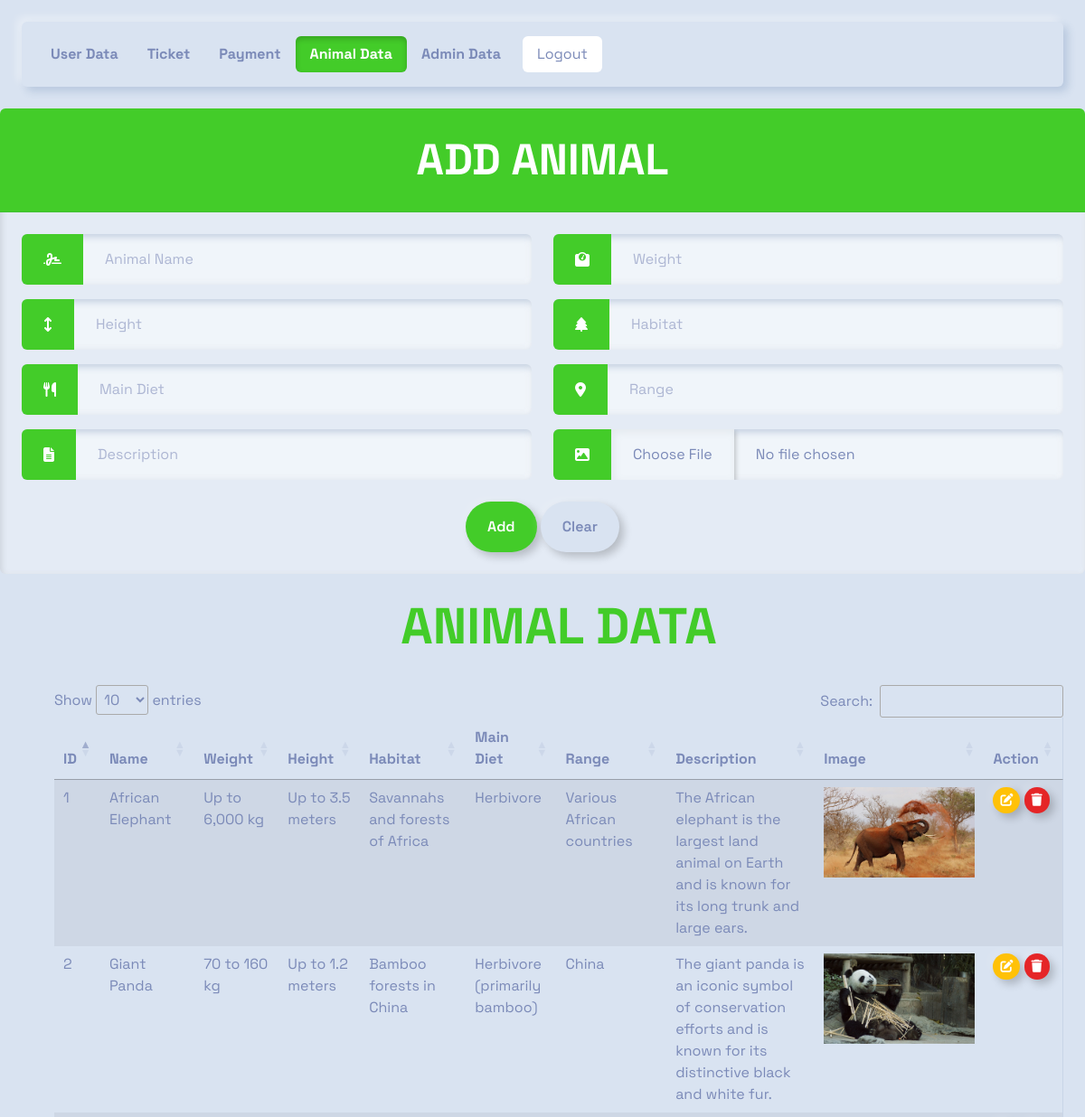
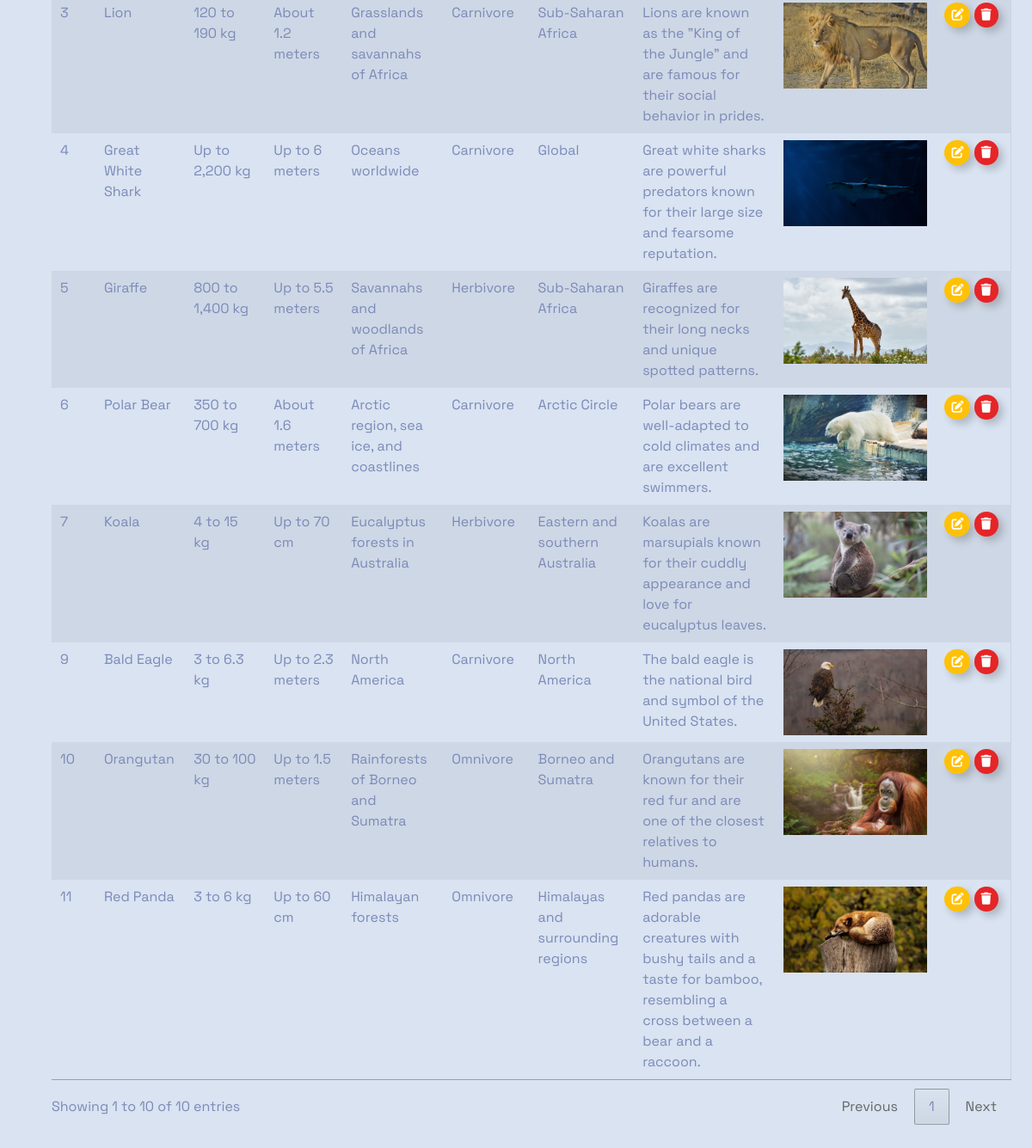
/admin/animal.php, run on the app's committed database (2 pictures, top to bottom).
### tables this page shows
CREATE TABLE `animal` (
  `id` int(11) NOT NULL,
  `name` varchar(50) NOT NULL,
  `weight` varchar(50) NOT NULL,
  `height` varchar(50) NOT NULL,
  `habitat` varchar(50) NOT NULL,
  `diet` varchar(50) NOT NULL,
  `range` varchar(50) NOT NULL,
  `desc` varchar(500) NOT NULL,
  `img` varchar(50) NOT NULL
);

### admin/animal.php (the view, shortened to what this page needs)
<?php
include "../database/connect.php";
?>
<!DOCTYPE html>
<html lang="en">
<head>
    <link rel="stylesheet" href="../css/admin_style.css">
    <link rel="stylesheet" href="../css/adminbootstrap.min.css">
    <link rel="stylesheet" href="https://cdn.datatables.net/1.13.6/css/jquery.dataTables.min.css">
    <link rel="stylesheet" href="https://cdn.datatables.net/1.13.6/css/dataTables.bootstrap4.min.css">
    <link rel="stylesheet" href="https://cdnjs.cloudflare.com/ajax/libs/font-awesome/6.4.2/css/all.min.css"
 />
</head>
<body>
    <div class="m-lg-4">
        <ul class="nav nav-pills">
            <li class="nav-item">
                <a class="nav-link fw-bold" href="index.php">User Data</a>
            </li>
            <li class="nav-item">
                <a class="nav-link fw-bold" href="ticket.php">Ticket</a>
            </li>
            <li class="nav-item">
                <a class="nav-link fw-bold" href="payment.php">Payment</a>
            </li>
            <li class="nav-item">
                <a class="nav-link active bg-success fw-bold" href="animal.php">Animal Data</a>
            </li>
            <li class="nav-item">
                <a class="nav-link fw-bold" href="admin.php">Admin Data</a>
            </li>
            <form method="POST">
                <button type="submit" name="logout" class="nav-link mx-2 text-font bg-white">Logout</button>
            </form>
        </ul>
    </div>
    <div class="card mt-4 mx-auto" style="max-width: 1300px;">
        <div class="card-header bg-success text-white text-center rounded-top">
            <h1 class="text-font display-5 fw-bolder m-3">ADD ANIMAL</h1>
        </div>
        <div class="card-body">
            <form id="animalForm" method="POST" enctype="multipart/form-data">
                <div class="row mb-3">
                    <div class="col-md-6">
                        <div class="form-group">
                            <div class="input-group">
                                <span class="input-group-text bg-success text-white"><i
                                        class="fa fa-signature"></i></span>
                                <input type="text" class="form-control" id="animalName" name="name"
                                    placeholder="Animal Name" value="<?PHP if (isset($_GET['edit']))
                                        echo $row['name']; ?>" required>
                            </div>
                        </div>
                    </div>
                    <div class="col-md-6">
                        <div class="form-group">
                            <div class="input-group">
                                <span class="input-group-text bg-success text-white"><i class="fa fa-weight"></i></span>
                                <input type="text" class="form-control" id="animalWeight" name="weight"
                                    placeholder="Weight" value="<?PHP if (isset($_GET['edit']))
                                        echo $row['weight']; ?>" required>
                            </div>
                        </div>
                    </div>
                </div>
                <div class="row mb-3">
                    <div class="col-md-6">
                        <div class="form-group">
                            <div class="input-group">
                                <span class="input-group-text bg-success text-white"><i
                                        class="fa fa-arrows-v"></i></span>
                                <input type="text" class="form-control" id="animalHeight" name="height"
                                    placeholder="Height" value="<?PHP if (isset($_GET['edit']))
                                        echo $row['height']; ?>" required>
                            </div>
                        </div>
                    </div>
                    <div class="col-md-6">
                        <div class="form-group">
                            <div class="input-group">
                                <span class="input-group-text bg-success text-white"><i class="fa fa-tree"></i></span>
                                <input type="text" class="form-control" id="animalHabitat" name="habitat"
                                    placeholder="Habitat" value="<?PHP if (isset($_GET['edit']))
                                        echo $row['habitat']; ?>" required>
                            </div>
                        </div>
                    </div>
                </div>
                <div class="row mb-3">
                    <div class="col-md-6">
                        <div class="form-group">
                            <div class="input-group">
                                <span class="input-group-text bg-success text-white"><i
                                        class="fa fa-utensils"></i></span>
                                <input type="text" class="form-control" id="animalDiet" name="diet"
                                    placeholder="Main Diet" value="<?PHP if (isset($_GET['edit']))
                                        echo $row['diet']; ?>" required>
                            </div>
                        </div>
                    </div>
                    <div class="col-md-6">
                        <div class="form-group">
                            <div class="input-group">
                                <span class="input-group-text bg-success text-white"><i
                                        class="fa fa-map-marker-alt"></i></span>
                                <input type="text" class="form-control" id="animalRange" name="range"
                                    placeholder="Range" value="<?PHP if (isset($_GET['edit']))
                                        echo $row['range']; ?>" required>
                            </div>
                        </div>
                    </div>
                </div>
                <div class="row mb-3">
                    <div class="col-md-6">
                        <div class="form-group">
                            <div class="input-group">
                                <span class="input-group-text bg-success text-white"><i
                                        class="fa fa-file-alt"></i></span>
                                <input type="text" class="form-control" id="animalDescription" name="desc"
                                    placeholder="Description" value="<?PHP if (isset($_GET['edit']))
                                        echo $row['desc']; ?>" required>
                            </div>
                        </div>
                    </div>
                    <div class="col-md-6">
                        <div class="form-group">
                            <div class="input-group">
                                <span class="input-group-text bg-success text-white"><i class="fa fa-image"></i></span>
                                <input type="file" class="form-control" id="animalImage" name="animalImage"
                                    accept="image/*" required>
                            </div>
                        </div>
                    </div>
                </div>
                <div class="text-center mt-4">
                    <?PHP if (isset($_GET['edit'])) { ?>
                        <button type="submit" class="btn btn-outline-warning" name="btnupdate">UPDATE</button>
                        <button type="submit" name="clear" class="btn btn-outline-secondary">CANCEL</button>
                    <?PHP } else { ?>
                        <button type="submit" class="btn btn-outline-success" name="add">Add</button>
                        <button type="reset" class="btn btn-outline-secondary ml-2">Clear</button>
                    <?PHP } ?>
                </div>
            </form>
        </div>
    </div>
    <br>
    <div class="container mx-5">
        <div>
            <h1 class="display-4 text-center fw-bolder text-success">ANIMAL DATA</h1>
        </div>
        <br>
        <table id="myTable" class="table table-bordered table-striped">
            <thead>
                <tr>
                    <th>ID</th>
                    <th>Name</th>
                    <th>Weight</th>
                    <th>Height</th>
                    <th>Habitat</th>
                    <th>Main Diet</th>
                    <th>Range</th>
                    <th>Description</th>
                    <th>Image</th>
                    <th>Action</th>
                </tr>
            </thead>
            <tbody>
                <?php
                $select = "SELECT * FROM `animal`";
                $result = $cn->query($select);
                while ($row = mysqli_fetch_array($result)) {
                    ?>
                    <tr>
                        <td>
                            <?php echo $row['id']; ?>
                        </td>
                        <td>
                            <?php echo $row['name']; ?>
                        </td>
                        <td>
                            <?php echo $row['weight']; ?>
                        </td>
                        <td>
                            <?php echo $row['height']; ?>
                        </td>
                        <td>
                            <?php echo $row['habitat']; ?>
                        </td>
                        <td>
                            <?php echo $row['diet']; ?>
                        </td>
                        <td>
                            <?php echo $row['range']; ?>
                        </td>
                        <td>
                            <?php echo $row['desc']; ?>
                        </td>
                        <td>
                            <img src="../images/animals/<?php echo $row['img']; ?>" alt="" height="100px">
                        </td>
                        <td>
                            <a href="animal.php?edit=<?PHP echo $row['id']; ?>" class="btn btn-outline-warning btn-sm"><span
                                    class="fa fa-edit"></span></a>
                            <a href="animal.php?del=<?PHP echo $row['id']; ?>"
                                onclick="return confirm('ARE YOU SURE TO DELETE?');"
                                class="btn btn-outline-danger btn-sm"><span class="fa fa-trash"></span></a>
                        </td>
                    </tr>
                    <?php
                }
                ?>
            </tbody>
        </table>
    </div>
    <br><br>
</body>
</html>

### css/admin_style.css (style rules this page uses)
* { font-family: "Space Grotesk", sans-serif; }
.text-font { font-family: "Space Grotesk", sans-serif; }

### data on the page
animal: id "1", name "African Elephant", weight "Up to 6,000 kg", height "Up to 3.5 meters", habitat "Savannahs and forests of Africa", diet "Herbivore", range "Various African countries", desc "The African elephant is the largest land animal on Earth and is known for its long trunk and large ears.", img (picture)
animal: id "2", name "Giant Panda", weight "70 to 160 kg", height "Up to 1.2 meters", habitat "Bamboo forests in China", diet "Herbivore (primarily bamboo)", range "China", desc "The giant panda is an iconic symbol of conservation efforts and is known for its distinctive black and white fur.", img (picture)
animal: id "3", name "Lion", weight "120 to 190 kg", height "About 1.2 meters", habitat "Grasslands and savannahs of Africa", diet "Carnivore", range "Sub-Saharan Africa", desc "Lions are known as the \"King of the Jungle\" and are famous for their social behavior in prides.", img (picture)
animal: id "4", name "Great White Shark", weight "Up to 2,200 kg", height "Up to 6 meters", habitat "Oceans worldwide", diet "Carnivore", range "Global", desc "Great white sharks are powerful predators known for their large size and fearsome reputation.", img (picture)
animal: id "5", name "Giraffe", weight "800 to 1,400 kg", height "Up to 5.5 meters", habitat "Savannahs and woodlands of Africa", diet "Herbivore", range "Sub-Saharan Africa", desc "Giraffes are recognized for their long necks and unique spotted patterns.", img (picture)
animal: id "6", name "Polar Bear", weight "350 to 700 kg", height "About 1.6 meters", habitat "Arctic region, sea ice, and coastlines", diet "Carnivore", range "Arctic Circle", desc "Polar bears are well-adapted to cold climates and are excellent swimmers.", img (picture)
animal: id "7", name "Koala", weight "4 to 15 kg", height "Up to 70 cm", habitat "Eucalyptus forests in Australia", diet "Herbivore", range "Eastern and southern Australia", desc "Koalas are marsupials known for their cuddly appearance and love for eucalyptus leaves.", img (picture)
animal: id "9", name "Bald Eagle", weight "3 to 6.3 kg", height "Up to 2.3 meters", habitat "North America", diet "Carnivore", range "North America", desc "The bald eagle is the national bird and symbol of the United States.", img (picture)
animal: id "10", name "Orangutan", weight "30 to 100 kg", height "Up to 1.5 meters", habitat "Rainforests of Borneo and Sumatra", diet "Omnivore", range "Borneo and Sumatra", desc "Orangutans are known for their red fur and are one of the closest relatives to humans.", img (picture)
animal: id "11", name "Red Panda", weight "3 to 6 kg", height "Up to 60 cm", habitat "Himalayan forests", diet "Omnivore", range "Himalayas and surrounding regions", desc "Red pandas are adorable creatures with bushy tails and a taste for bamboo, resembling a cross between a bear and a raccoon.", img (picture)
